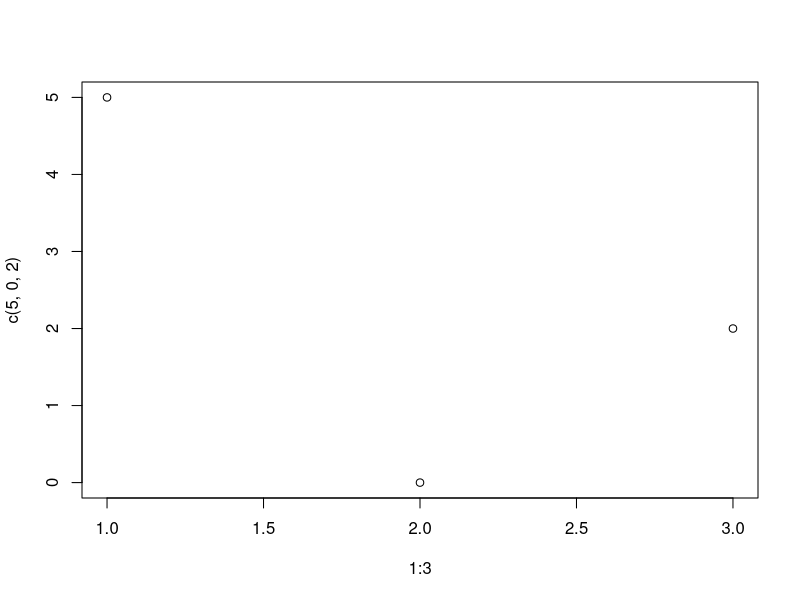
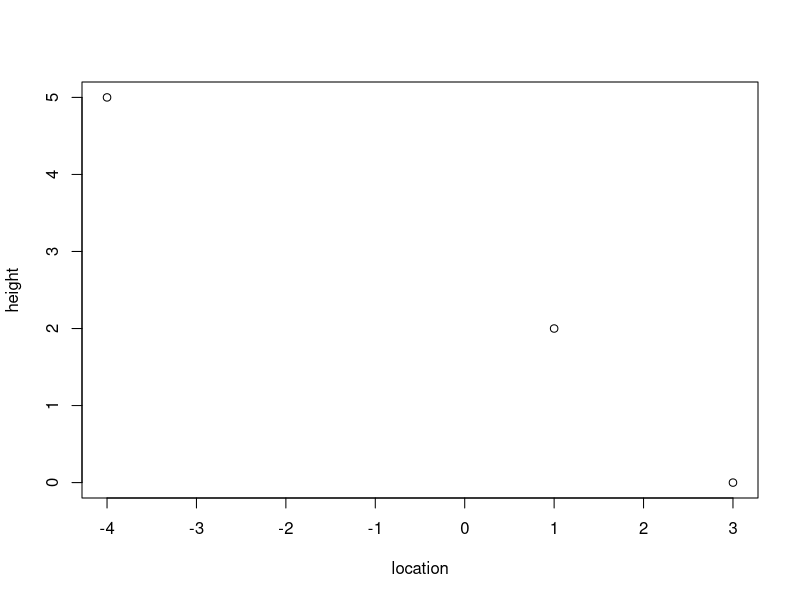
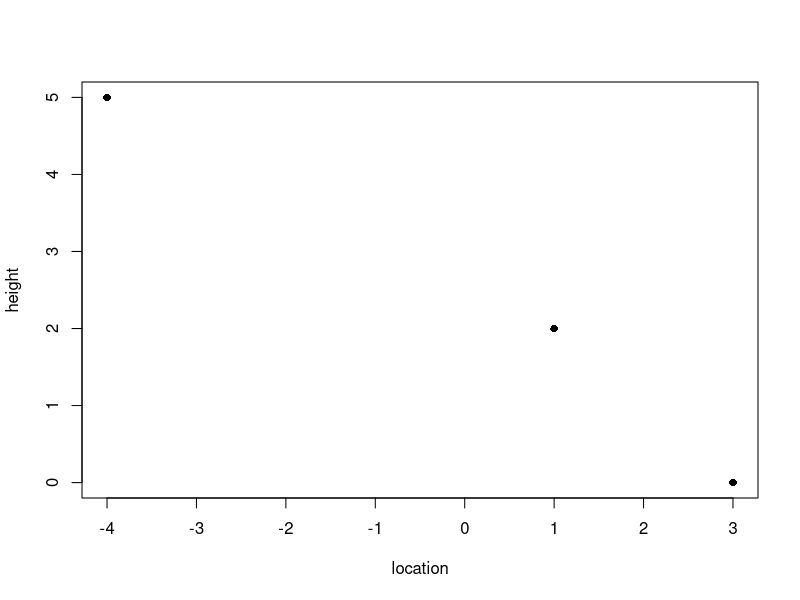
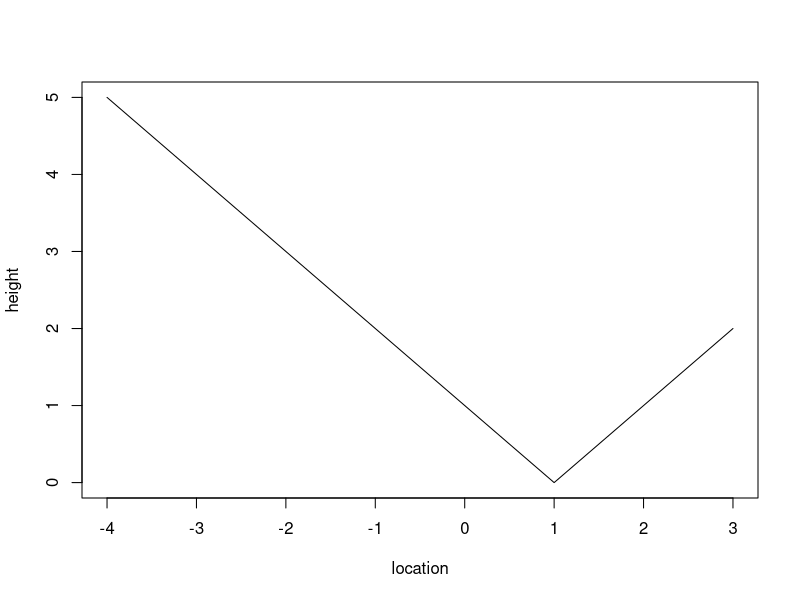
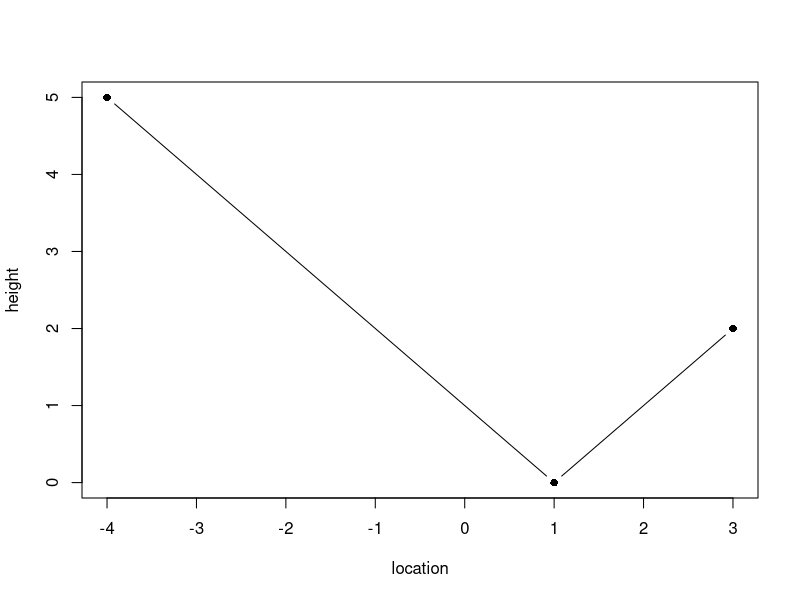

These figures' R source, in order:
## ---- chunk 1
1 + 3
## ---- chunk 2
# Hashtags are used for comments in your code 
# Comments do not get run
2 + 3
4 / 3
## ---- chunk 3
w <- 0 # Stores the value 0 into the variable w
print(w) # Prints the value stored

x <- "a" # Stores the character/letter "a" into the variable x
x # Also prints the value stored
## ---- chunk 4
age <- 26
## ---- chunk 5
print(paste("My age is ", age))
## ---- chunk 6
y <- c(1, 2, 3, 4, 5)
## ---- chunk 7
y
## ---- chunk 8
length(y)
## ---- chunk 9
z_vector <- 1:5

z_vector
## ---- chunk 10
y[1] # prints the first value stored in y
## ---- chunk 11
new_vector <- c(4, 6, 7, 10)
## ---- chunk 12
if (w == 0) { 
  print("w equals 0") 
}
## ---- chunk 13
if (w > 0) { 
  print("w is greater than 0") 
} else { 
  print("w is less than 0") 
}
## ---- chunk 14
if (age != 999) { 
  print("message 1") 
} else { 
  print("message 2") 
}
## ---- chunk 15

## ---- chunk 16
if (z_vector[2] == 1) {
  print("Stuff")
} else if (z_vector[2] == 2) {
  print("Other stuff")
} else {
  print("More stuff")
}
## ---- chunk 17
for (iteration in y) { 
  print(iteration) # the value stored in iteration changes with each loop 
}
## ---- chunk 18
for (i in 3:5) { 
  print(i) 
}
## ---- chunk 19
for (i in 1:length(new_vector)) { # i will go from 1 to 5 (length of the vector) 
  print(
    paste( 
      "The value stored in position", i, "of new_vector is:", new_vector[i]
    )
  ) 
}
## ---- chunk 20
for (month in c("Jan.", "Feb.", "Mar.", "Apr.", "May", "Jun.", "Jul.", "Aug.", "Sep.", "Oct.", "Nov.", "Dec.")) { 
  
  print(paste("The month is ", month)) 
  
}
## ---- chunk 21
print_name <- function(name){
  print(paste("My name is:",name))
}
print_name("bianca")
## ---- chunk 22
compute_year_born <- function(cur_age, cur_year){
  birth_year <- cur_year - cur_age
  return(birth_year)
}
## ---- chunk 23
my_birth_year <- compute_year_born(31,2025)
my_birth_year
## ---- chunk 24
plot(x = 1:3, y = c(5, 0, 2)) # plots the points (1, 5), (2, 0), (3, 2)
## ---- chunk 25
plot(x = c(-4, 3, 1), y = c(5, 0, 2), xlab = "location", ylab = "height")
## ---- chunk 26
plot(x = c(-4, 3, 1), y = c(5, 0, 2), xlab = "location", ylab = "height",pch=16)
## ---- chunk 27
plot(x = c(-4, 1, 3), y = c(5, 0, 2), xlab = "location", ylab = "height",pch=16,type="l")
## ---- chunk 28
plot(x = c(-4, 1, 3), y = c(5, 0, 2), xlab = "location", ylab = "height",pch=16,type="b")
